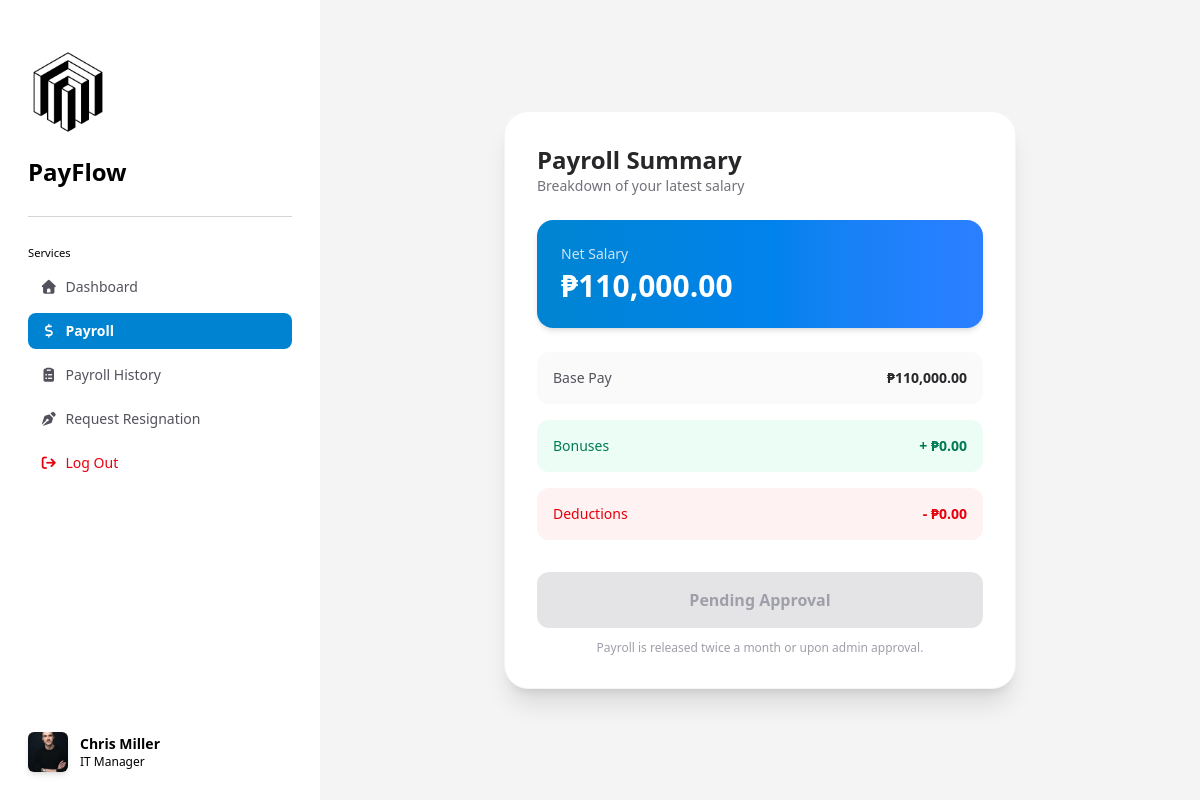
Screenshot of /pages/payroll.php (signed in) with the database file from the repository.
### tables this page shows
CREATE TABLE `salary_structure` (
  `salary_id` int(11) NOT NULL,
  `position_id` int(11) NOT NULL,
  `employee_id` int(11) NOT NULL,
  `base_pay` int(11) NOT NULL,
  `deduction` int(11) NOT NULL,
  `bonus` int(11) NOT NULL,
  `is_available` tinyint(4) NOT NULL COMMENT '0 = Payroll not available; 1 = Payroll available; -1 Payroll accepted by employee'
);

### src/components/acceptPaymentModal.php (the view, shortened to what this page needs)
<?php
$id = $_SESSION['employeeId'];
include("../backend/database.php");
$mysql = mysqli_query($conn, "SELECT s.base_pay, s.bonus, s.deduction, s.is_available
    FROM employees AS e
    INNER JOIN salary_structure AS s ON s.employee_id = e.employee_id
    INNER JOIN users AS u ON u.user_id = e.user_id
    WHERE e.is_resigned = 0 AND s.employee_id = $id");
$result = mysqli_fetch_assoc($mysql);
$net = ($result["base_pay"] + $result["bonus"]) - $result["deduction"];
?>
<div class="flex h-screen bg-zinc-100">
    <?php include('../src/components/sideBar.php'); ?>
    <div class="flex-1 flex items-center justify-center p-6">
        <?php if ($result): ?>
            <div class="w-full max-w-lg bg-white rounded-3xl shadow-xl border border-zinc-100 p-8">
                <div class="mb-6">
                    <h1 class="text-2xl font-bold text-zinc-800">Payroll Summary</h1>
                    <p class="text-sm text-zinc-500">Breakdown of your latest salary</p>
                </div>
                <div class="bg-gradient-to-r from-sky-600 to-blue-500 text-white rounded-2xl p-6 mb-6 shadow-md">
                    <p class="text-sm opacity-80">Net Salary</p>
                    <h2 class="text-3xl font-black mt-1">₱<?= number_format($net, 2); ?></h2>
                </div>
                <div class="space-y-4 text-sm">
                    <div class="flex justify-between items-center bg-zinc-50 p-4 rounded-xl">
                        <span class="text-zinc-600">Base Pay</span>
                        <span class="font-semibold text-zinc-800">₱<?= number_format($result["base_pay"], 2); ?></span>
                    </div>
                    <div class="flex justify-between items-center bg-emerald-50 p-4 rounded-xl">
                        <span class="text-emerald-700">Bonuses</span>
                        <span class="font-semibold text-emerald-700">+ ₱<?= number_format($result["bonus"], 2); ?></span>
                    </div>
                    <div class="flex justify-between items-center bg-red-50 p-4 rounded-xl">
                        <span class="text-red-600">Deductions</span>
                        <span class="font-semibold text-red-600">- ₱<?= number_format($result["deduction"], 2); ?></span>
                    </div>
                </div>
                <div class="mt-8">
                    <?php if ($result["is_available"] == 1): ?>
                        <button onclick="acceptPayment(<?= $id ?>)"
                            class="cursor-pointer w-full py-4 bg-sky-600 text-white rounded-xl font-bold hover:bg-sky-700 transition shadow-md">
                            Confirm Receipt
                        </button>
                    <?php elseif ($result["is_available"] == 0): ?>
                        <button disabled class="w-full py-4 bg-zinc-200 text-zinc-400 rounded-xl font-bold cursor-not-allowed">
                            Pending Approval
                        </button>
                    <?php endif; ?>
                    <p class="text-xs text-center text-zinc-400 mt-3">
                        Payroll is released twice a month or upon admin approval.
                    </p>
                </div>
            </div>
        <?php endif; ?>
    </div>
</div>

### rows the page displays
salary_structure: net "110,000.00", base_pay "110,000.00", bonus "0.00", deduction "0.00"

### other values shown
$fullName "Chris Miller"
$_SESSION['posName'] "IT Manager"
